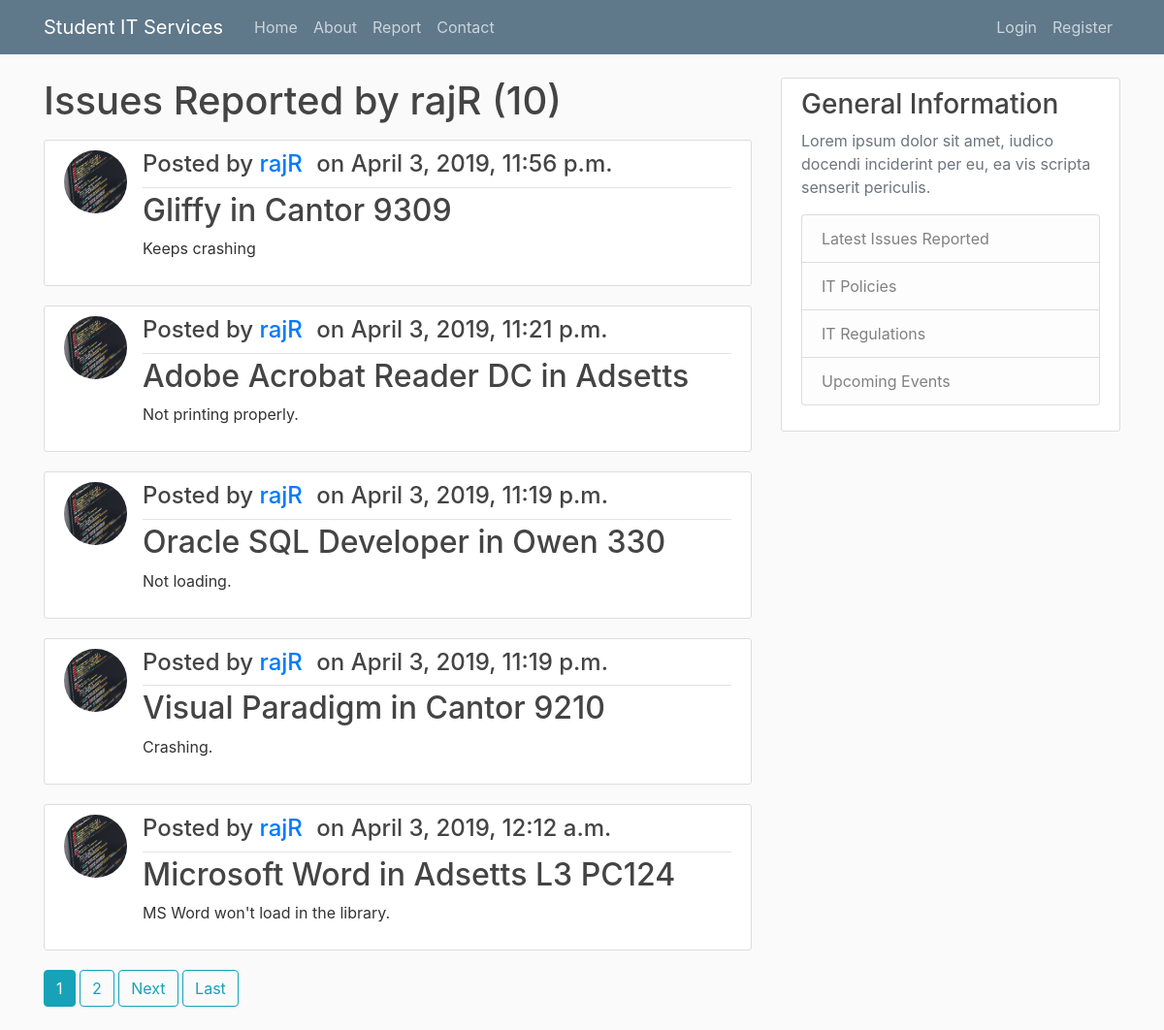
Page /user/rajR on the committed database.
### itreporting/models.py (models this page shows, shortened)
class Issue(models.Model):
	type=models.CharField(max_length=100)
	room=models.CharField(max_length=100)
	details=models.TextField()
	date_submitted=models.DateTimeField(default=timezone.now)
	author=models.ForeignKey(User, on_delete=models.CASCADE)

### users/models.py (models this page shows, shortened)
class Profile(models.Model):
	user = models.OneToOneField(User, on_delete = models.CASCADE)
	image = models.ImageField(default='default.jpg', upload_to = 'profile_pics')

### itreporting/views.py (the view)
# urls.py: path('user/<str:username>', UserPostListView.as_view(), name='user-issues'),
class UserPostListView(ListView):
	model = Issue
	template_name = 'itreporting/user_issues.html'
	context_object_name = 'issues'
	paginate_by = 5
	def get_queryset(self):
		user = get_object_or_404(User, username = self.kwargs.get('username'))
		return Issue.objects.filter(author = user).order_by('-date_submitted')

### itreporting/templates/itreporting/user_issues.html (shortened to what this page needs)
<!DOCTYPE html>
<html>
<head>
</head>
<body>
	{% extends "itreporting/base.html" %}
		{% block content %}
		<h1 class="mb-3">Issues Reported by {{ view.kwargs.username }} ({{ page_obj.paginator.count }})</h1>
		{% for issue in issues %}
			<article class="media content-section">
				<img class="rounded-circle article-img" src="{{ issue.author.profile.image.url }}">
				<div class="media-body">
					<div class="article-metadata">
						<h4>Posted by <a class="mr-2" href="{% url 'user-issues' issue.author.username %}">{{issue.author}}</a> on {{ issue.date_submitted }}</h4>
					</div>
					<h2><a class="article-title" href="{% url 'issue-detail' issue.id %}">{{issue.type}} in {{issue.room}}</a></h2>
					<p class="article-content">{{issue.details}}</p>
				</div>
			</article>
		{% endfor %}
		{% if is_paginated %}
				{% for num in page_obj.paginator.page_range %}
					{% if page_obj.number == num %}
						<a class="btn btn-info mb-4" href="?page={{ num }}">{{ num }} </a>
					{% elif num > page_obj.number|add:'-3' and num < page_obj.number|add:'3' %}
						<a class="btn btn-outline-info mb-4" href="?page={{ num }}">{{ num }}</a>
					{% endif %}
				{% endfor %}
				{% if page_obj.has_next %}
					<a class="btn btn-outline-info mb-4" href="?page={{ page_obj.next_page_number }}">Next</a>
					<a class="btn btn-outline-info mb-4" href="?page={{ page_obj.paginator.num_pages }}">Last</a>
				{% endif %}
			{% endif %}
	{% endblock content %}

### itreporting/static/css/styles.css (style rules this page uses)
body { background: #fafafa; color: #333333; margin-top: 5rem; }
h1, h2, h3, h4, h5, h6 { color: #444444; }
.content-section { background: #ffffff; padding: 10px 20px; border: 1px solid #dddddd; border-radius: 3px; margin-bottom: 20px; }
.article-title { color: #444444; }
.article-content { white-space: pre-line; }
.article-img { height: 65px; width: 65px; margin-right: 16px; }
.article-metadata { padding-bottom: 1px; margin-bottom: 4px; border-bottom: 1px solid #e3e3e3 }

### rows in the picture
Issue: author.profile.image (picture), author "rajR", date_submitted "April 3, 2019, 11:56 p.m.", type "Gliffy", room "Cantor 9309", details "Keeps crashing"
Issue: author.profile.image (picture), author "rajR", date_submitted "April 3, 2019, 11:21 p.m.", type "Adobe Acrobat Reader DC", room "Adsetts", details "Not printing properly."
Issue: author.profile.image (picture), author "rajR", date_submitted "April 3, 2019, 11:19 p.m.", type "Oracle SQL Developer", room "Owen 330", details "Not loading."
Issue: author.profile.image (picture), author "rajR", date_submitted "April 3, 2019, 11:19 p.m.", type "Visual Paradigm", room "Cantor 9210", details "Crashing."
Issue: author.profile.image (picture), author "rajR", date_submitted "April 3, 2019, 12:12 a.m.", type "Microsoft Word", room "Adsetts L3 PC124", details "MS Word won't load in the library."

### other values in the picture
{{ view.kwargs.username }} "rajR"
{{ page_obj.paginator.count }} "10"
{{ num }} "1"
{{ num }} "2"
